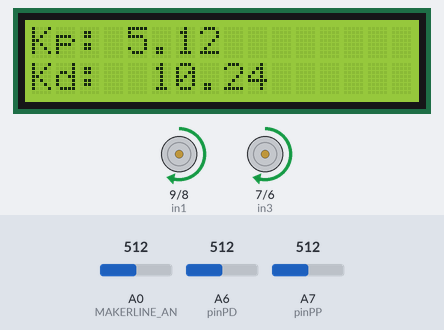
The sketch below on a simulated Arduino Nano, built with avr-gcc and run on an emulated ATmega328P. Shown: 16×2 character LCD, motor-driver pin pairs drawn as motors (green arrow = first pin HIGH = forward, orange = second pin HIGH = backward, longer = more drive, scaled by the enable pin). The test bench sets the inputs (shaded band); at power-on: A0 (MAKERLINE_AN) = 512, A6 (pinPD) = 512, A7 (pinPP) = 512. What the sketch prints to the serial monitor is not drawn.

Above: at 3.2 s.
3.3 s: A0 (MAKERLINE_AN) set to 716
At 3.6 s:
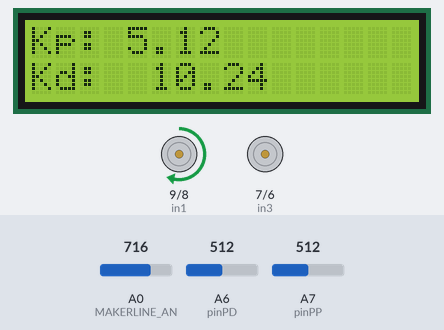
4.8 s: A0 (MAKERLINE_AN) set to 511
At 5.9 s:
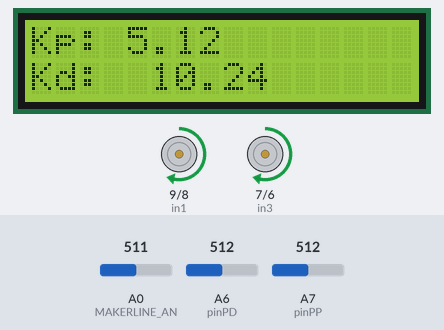
6.3 s: A6 (pinPD) set to 716
At 7.8 s:
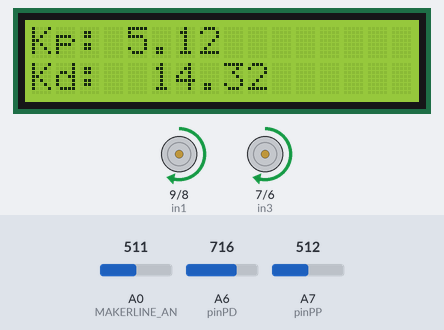
8.1 s: A7 (pinPP) set to 716
At 9.2 s:
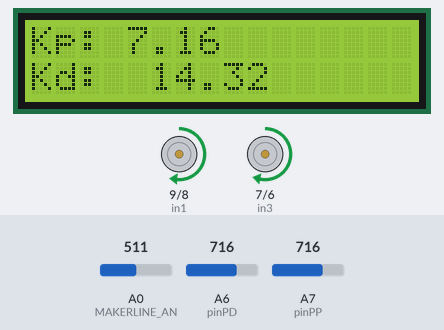
9.6 s: A6 (pinPD) set to 900
At 10.5 s:
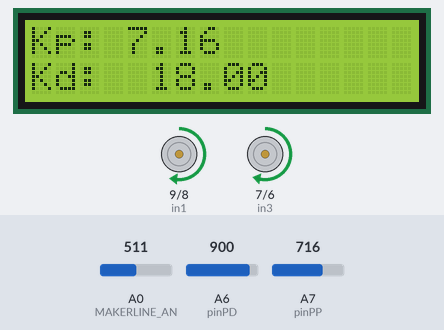
11.1 s: A7 (pinPP) set to 900
At 11.7 s:
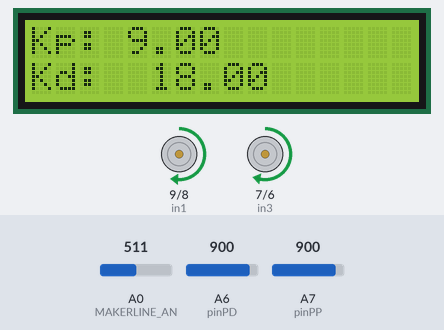
Timing chart, 0 to 13.6 s (numbered marks = the images above; inputs shaded):
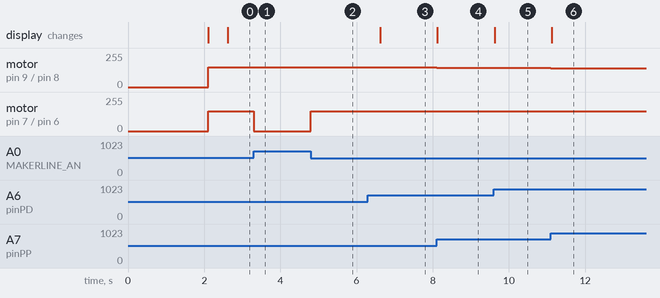

The sketch:

LFR_Nano_L298N_MakerLine_LCD_Code.ino
```cpp
#include <LiquidCrystal_I2C.h> // Library for LCD
LiquidCrystal_I2C lcd = LiquidCrystal_I2C(0x27, 16, 2); // Change to (0x27,16,2) for 16x2 LCD.

#define MAKERLINE_AN  A0 // MAKERLINE AN pin ke A0 Nano

#define MAX_SPEED 150 // kalau ubah ni, kena ubah semula Kp dan Kd

//left wheel
int pwm1 = 10;
int in1 = 9;
int in2 = 8;
//right wheel
int pwm2 = 5;
int in3 = 7;
int in4 = 6;


//PID SETTING
float Kp = 0; //ubah
float Kd = 0; //ubah

//potentiomwter
int pinPP = A7;    //pin Analog 0 for the input of the potentiometer
int pinPD = A6;    //pin Analog 0 for the input of the potentiometer

int adcMakerLine = 0;
int adcSetPoint = 0;
int proportional = 0;
int lastProportional = 0;
int derivative = 0;
int powerDifference = 0;

int motorLeft = 0;
int motorRight = 0;

unsigned long currentMillis = 0;
unsigned long previousMillis = 0;
const int interval = 500;

void setup()
{
  pinMode(MAKERLINE_AN, INPUT);

  //potentiomwter
  pinMode (pinPP, INPUT);   //Pin Setup for potentiometer
  pinMode (pinPD, INPUT);   //Pin Setup for potentiometer

  //left wheel
  pinMode(pwm1, OUTPUT); //PWM-Pin
  pinMode(in1, OUTPUT); //IN1-Pin
  pinMode(in2, OUTPUT); //IN2-Pin
  //right wheel
  pinMode(pwm2, OUTPUT); //PWM-Pin
  pinMode(in3, OUTPUT); //IN1-Pin
  pinMode(in4, OUTPUT); //IN2-Pin

  Serial.begin(9600);
  Serial.println("PD Line Following Robot with Maker Line");
  lcd.init(); // initialize the lcd
  lcd.backlight();

  lcd.setCursor(0, 0);         // move cursor to   (0, 0)
  lcd.print("PD LFR by");        // print message at (0, 0)
  lcd.setCursor(2, 1);         // move cursor to   (2, 1)
  lcd.print("Sahrul Rashid"); // print message at (2, 1)
  // lcd.clear();

  // Place robot at the center of line
  adcSetPoint = analogRead(MAKERLINE_AN);
  delay(2000);
  lcd.clear();

}

void LCDRefresh() {

  currentMillis = millis();
  if (currentMillis - previousMillis > interval) {
    previousMillis = currentMillis;

    // Serial.print("Kd: ");
    // Serial.println(Kd);

    //  Serial.print("Kp: ");
    // Serial.print(Kp);

    // Serial.print("\t");

    //Serial.print("ADC:\t");
    // Serial.print(adcMakerLine);

    lcd.clear();
    lcd.setCursor(0, 0);
    lcd.print("Kp: ");
    lcd.print(Kp);
    lcd.setCursor(0, 1);
    lcd.print("Kd:  ");
    lcd.print(Kd);
  }
}

void loop() {

  LCDRefresh();

  Kp = analogRead(pinPP);
  Kp = Kp / 100;
  Kd = analogRead(pinPD);
  Kd = Kd / 50;


  //--------LFR--------------

  adcMakerLine = analogRead(MAKERLINE_AN);

  proportional = adcMakerLine - adcSetPoint;

  derivative = proportional - lastProportional;

  lastProportional = proportional;

  powerDifference = (proportional * Kp) + (derivative * Kd);


  motorLeft = MAX_SPEED + powerDifference;
  motorRight = MAX_SPEED - powerDifference;

  motorLeft = constrain(motorLeft, 0, MAX_SPEED);
  motorRight = constrain(motorRight, 0, MAX_SPEED);

  analogWrite(pwm1, motorLeft);
  digitalWrite(in1, HIGH);
  digitalWrite(in2, LOW);

  analogWrite(pwm2, motorRight);
  digitalWrite(in3, HIGH);
  digitalWrite(in4, LOW);

}
```

Measured:
- after the input at 3.3 s, motor on pin 7 (in3) / pin 6 (in4): forward 150/255 → stopped at once
- after the input at 4.8 s, motor on pin 7 (in3) / pin 6 (in4): stopped → forward 150/255 at once
- after the input at 6.3 s, the display: changes after 0.32 s (image 3)
- after the input at 8.1 s, motor on pin 9 (in1) / pin 8 (in2): forward 150/255 → forward 143/255 at once; the display: changes at once (image 4)
- after the input at 9.6 s, the display: changes at once (image 5)
- after the input at 11.1 s, motor on pin 9 (in1) / pin 8 (in2): forward 143/255 → forward 141/255 at once; the display: changes at once (image 6)
